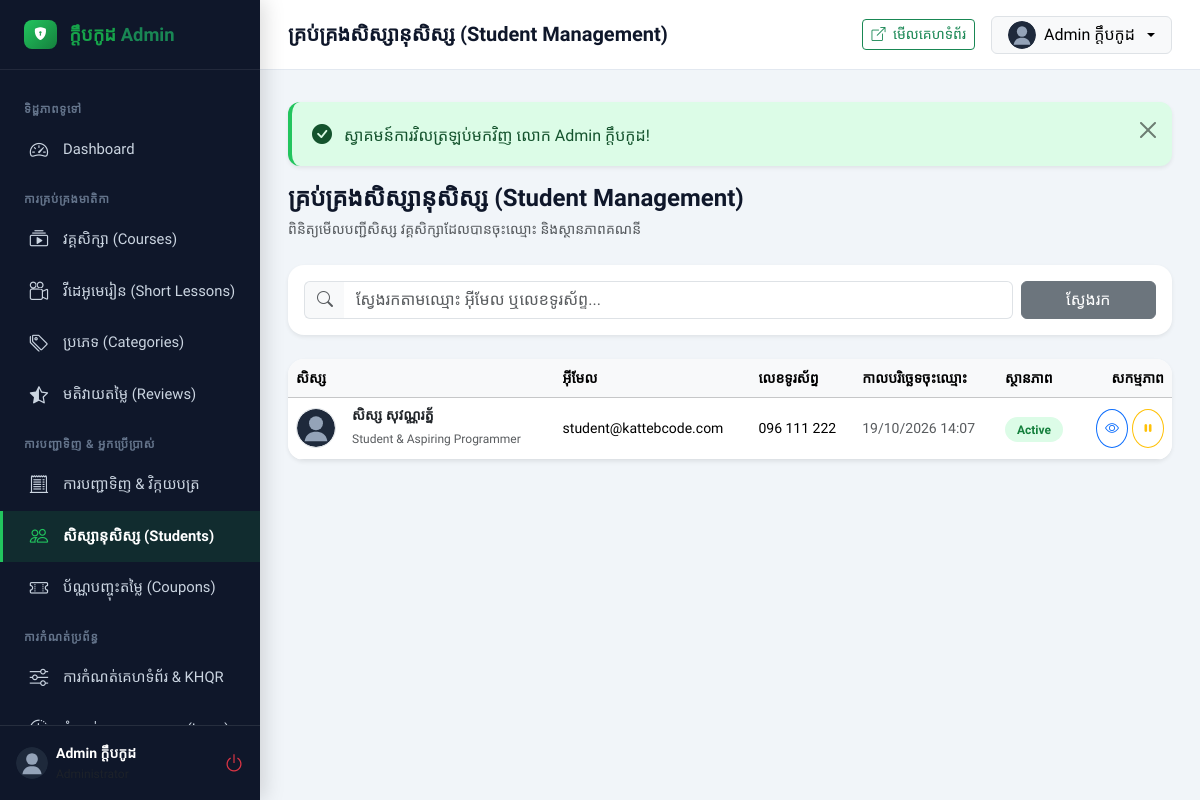
/admin/students (signed in), run on the app's committed database.
### tables this page shows
CREATE TABLE `users` (
    `id` INT UNSIGNED AUTO_INCREMENT PRIMARY KEY,
    `name` VARCHAR(120) NOT NULL,
    `email` VARCHAR(150) NOT NULL UNIQUE,
    `password` VARCHAR(255) NOT NULL,
    `phone` VARCHAR(30) NULL,
    `role` ENUM('student', 'instructor', 'admin') NOT NULL DEFAULT 'student',
    `avatar` VARCHAR(255) NULL,
    `headline` VARCHAR(255) NULL,
    `bio` TEXT NULL,
    `status` ENUM('active', 'inactive') NOT NULL DEFAULT 'active',
    `remember_token` VARCHAR(100) NULL,
    `created_at` TIMESTAMP DEFAULT CURRENT_TIMESTAMP,
    `updated_at` TIMESTAMP DEFAULT CURRENT_TIMESTAMP ON UPDATE CURRENT_TIMESTAMP,
    INDEX `idx_users_role` (`role`),
    INDEX `idx_users_status` (`status`)
);

### app/Views/admin/students/index.php (the view, shortened to what the rows shown need)
<div class="d-flex flex-column flex-md-row justify-content-between align-items-md-center gap-3 mb-4">
    <div>
        <h4 class="fw-bold mb-1">គ្រប់គ្រងសិស្សានុសិស្ស (Student Management)</h4>
        <p class="text-muted small mb-0">ពិនិត្យមើលបញ្ជីសិស្ស វគ្គសិក្សាដែលបានចុះឈ្មោះ និងស្ថានភាពគណនី</p>
    </div>
</div>
<div class="card border-0 shadow-sm rounded-4 p-3 bg-white mb-4">
    <form action="<?= url('/admin/students') ?>" method="GET" class="row g-2">
        <div class="col-md-10">
            <div class="input-group">
                <span class="input-group-text bg-light border-end-0"><i class="bi bi-search text-muted"></i></span>
                <input type="text" name="q" class="form-control border-start-0" placeholder="ស្វែងរកតាមឈ្មោះ អ៊ីមែល ឬលេខទូរស័ព្ទ..." value="<?= e($search) ?>">
            </div>
        </div>
        <div class="col-md-2">
            <button type="submit" class="btn btn-secondary w-100">ស្វែងរក</button>
        </div>
    </form>
</div>
<div class="card border-0 shadow-sm rounded-4 bg-white overflow-hidden">
    <div class="table-responsive">
        <table class="table table-hover align-middle mb-0">
            <thead class="table-light">
                <tr class="small text-muted">
                    <th>សិស្ស</th>
                    <th>អ៊ីមែល</th>
                    <th>លេខទូរស័ព្ទ</th>
                    <th>កាលបរិច្ឆេទចុះឈ្មោះ</th>
                    <th>ស្ថានភាព</th>
                    <th class="text-end">សកម្មភាព</th>
                </tr>
            </thead>
            <tbody>
                <?php if (empty($students)): ?>
                    <tr>
                        <td colspan="6" class="text-center py-5 text-muted">មិនមានសិស្សត្រូវនឹងលក្ខខណ្ឌស្វែងរកឡើយ</td>
                    </tr>
                <?php else: ?>
                    <?php foreach ($students as $s): ?>
                        <tr>
                            <td>
                                <div class="d-flex align-items-center gap-3">
                                    <img src="<?= $s['avatar'] ? uploadUrl($s['avatar']) : asset('images/default-avatar.svg') ?>" class="rounded-circle border" width="40" height="40" style="object-fit: cover;">
                                    <div>
                                        <h6 class="mb-0 fw-bold small text-dark"><?= e($s['name']) ?></h6>
                                        <span class="small text-muted" style="font-size: 0.75rem;"><?= e($s['headline'] ?? 'សិស្ស') ?></span>
                                    </div>
                                </div>
                            </td>
                            <td class="small"><?= e($s['email']) ?></td>
                            <td class="small"><?= e($s['phone'] ?? '-') ?></td>
                            <td class="small text-muted"><?= date('d/m/Y H:i', strtotime($s['created_at'])) ?></td>
                            <td>
                                <span class="badge-status badge-<?= e($s['status']) ?>">
                                    <?= ucfirst($s['status']) ?>
                                </span>
                            </td>
                            <td class="text-end">
                                <a href="<?= url('/admin/students/' . $s['id']) ?>" class="btn btn-sm btn-outline-primary rounded-circle p-2" title="មើលព័ត៌មានលម្អិត">
                                    <i class="bi bi-eye"></i>
                                </a>
                                <form action="<?= url('/admin/students/' . $s['id'] . '/toggle-status') ?>" method="POST" class="d-inline form-confirm-action" data-confirm-message="តើអ្នកប្រាកដជាចង់ប្តូរស្ថានភាពគណនីសិស្សនេះមែនទេ?">
                                    <button type="submit" class="btn btn-sm btn-outline-<?= $s['status'] === 'active' ? 'warning' : 'success' ?> rounded-circle p-2" title="<?= $s['status'] === 'active' ? 'ផ្អាកគណនី' : 'បើកដំណើរការវិញ' ?>">
                                        <i class="bi bi-<?= $s['status'] === 'active' ? 'pause-fill' : 'play-fill' ?>"></i>
                                    </button>
                                </form>
                            </td>
                        </tr>
                    <?php endforeach; ?>
                <?php endif; ?>
            </tbody>
        </table>
    </div>
</div>

### app/Core/Router.php (shortened to what the rows shown need)
<?php
class Router {
    private array $routes = [];
    private array $groupMiddleware = [];
    private string $groupPrefix = '';
    public function group(array $attributes, callable $callback): void {
        $previousPrefix = $this->groupPrefix;
        $previousMiddleware = $this->groupMiddleware;
        if (isset($attributes['prefix'])) {
            $this->groupPrefix = rtrim($this->groupPrefix . '/' . trim($attributes['prefix'], '/'), '/');
        }
        if (isset($attributes['middleware'])) {
            $middlewares = is_array($attributes['middleware']) ? $attributes['middleware'] : [$attributes['middleware']];
            $this->groupMiddleware = array_merge($this->groupMiddleware, $middlewares);
        }
        $this->groupPrefix = $previousPrefix;
        $this->groupMiddleware = $previousMiddleware;
    }
    private function addRoute(string $method, string $path, array|callable $action, array|string $middleware = []): self {
        $fullPath = $this->groupPrefix . '/' . trim($path, '/');
        $fullPath = '/' . trim($fullPath, '/');
        $middlewares = is_array($middleware) ? $middleware : ($middleware ? [$middleware] : []);
        $allMiddlewares = array_merge($this->groupMiddleware, $middlewares);
        $this->routes[] = [
            'method'     => $method,
            'path'       => $fullPath,
            'action'     => $action,
            'middleware' => $allMiddlewares
        ];
        return $this;
    }
    public function dispatch(Request $request): void {
        $method = $request->method();
        $uri = $request->uri();
        foreach ($this->routes as $route) {
            if ($route['method'] !== $method) {
                continue;
            }
            $pattern = preg_replace('/\{([a-zA-Z0-9_]+)\}/', '(?P<$1>[^/]+)', $route['path']);
            $pattern = '#^' . $pattern . '$#';
            if (preg_match($pattern, $uri, $matches)) {
                $params = array_filter($matches, 'is_string', ARRAY_FILTER_USE_KEY);
                foreach ($route['middleware'] as $mw) {
                    $mwInstance = is_string($mw) ? new $mw() : $mw;
                    $result = $mwInstance->handle($request);
                }
                $action = $route['action'];
                if (is_array($action)) {
                    [$controllerClass, $methodName] = $action;
                    $controller = new $controllerClass();
                    call_user_func_array([$controller, $methodName], array_values($params));
                    return;
                }
            }
        }
    }
}

### app/Views/layouts/admin_header.php (shortened to what the rows shown need)
<?php
$currentUser = Auth::user();
$currentUri = parse_url($_SERVER['REQUEST_URI'] ?? '', PHP_URL_PATH);
?>
<!DOCTYPE html>
<html lang="km">
<head>
    <link href="https://cdn.jsdelivr.net/npm/bootstrap@5.3.3/dist/css/bootstrap.min.css" rel="stylesheet">
    <link href="https://cdn.jsdelivr.net/npm/bootstrap-icons@1.11.3/font/bootstrap-icons.min.css" rel="stylesheet">
    <link rel="stylesheet" href="<?= asset('css/style.css') ?>">
    <link rel="stylesheet" href="<?= asset('css/admin.css') ?>">
</head>
<body class="admin-body">
<aside class="admin-sidebar">
    <a href="<?= url('/admin') ?>" class="admin-brand">
        <span class="brand-badge"><i class="bi bi-shield-lock-fill"></i></span>
        <span>ក្តឹបកូដ <span class="text-success">Admin</span></span>
    </a>
    <div class="admin-nav">
        <div class="admin-nav-category">ទិដ្ឋភាពទូទៅ</div>
        <a href="<?= url('/admin') ?>" class="admin-nav-item <?= str_ends_with($currentUri, '/admin') || str_contains($currentUri, '/admin/dashboard') ? 'active' : '' ?>">
            <i class="bi bi-speedometer2"></i> <span>Dashboard</span>
        </a>
        <div class="admin-nav-category">ការគ្រប់គ្រងមាតិកា</div>
        <a href="<?= url('/admin/courses') ?>" class="admin-nav-item <?= str_contains($currentUri, '/admin/courses') && !str_contains($currentUri, '/admin/lessons') ? 'active' : '' ?>">
            <i class="bi bi-collection-play"></i> <span>វគ្គសិក្សា (Courses)</span>
        </a>
        <a href="<?= url('/admin/lessons') ?>" class="admin-nav-item <?= str_contains($currentUri, '/admin/lessons') ? 'active' : '' ?>">
            <i class="bi bi-camera-reels"></i> <span>វីដេអូមេរៀន (Short Lessons)</span>
        </a>
        <a href="<?= url('/admin/categories') ?>" class="admin-nav-item <?= str_contains($currentUri, '/admin/categories') ? 'active' : '' ?>">
            <i class="bi bi-tags"></i> <span>ប្រភេទ (Categories)</span>
        </a>
        <a href="<?= url('/admin/reviews') ?>" class="admin-nav-item <?= str_contains($currentUri, '/admin/reviews') ? 'active' : '' ?>">
            <i class="bi bi-star-half"></i> <span>មតិវាយតម្លៃ (Reviews)</span>
        </a>
        <div class="admin-nav-category">ការបញ្ជាទិញ & អ្នកប្រើប្រាស់</div>
        <a href="<?= url('/admin/orders') ?>" class="admin-nav-item <?= str_contains($currentUri, '/admin/orders') ? 'active' : '' ?>">
            <i class="bi bi-receipt-cutoff"></i> <span>ការបញ្ជាទិញ & វិក្កយបត្រ</span>
        </a>
        <a href="<?= url('/admin/students') ?>" class="admin-nav-item <?= str_contains($currentUri, '/admin/students') ? 'active' : '' ?>">
            <i class="bi bi-people"></i> <span>សិស្សានុសិស្ស (Students)</span>
        </a>
        <a href="<?= url('/admin/coupons') ?>" class="admin-nav-item <?= str_contains($currentUri, '/admin/coupons') ? 'active' : '' ?>">
            <i class="bi bi-ticket-perforated"></i> <span>ប័ណ្ណបញ្ចុះតម្លៃ (Coupons)</span>
        </a>
        <div class="admin-nav-category">ការកំណត់ប្រព័ន្ធ</div>
        <a href="<?= url('/admin/settings') ?>" class="admin-nav-item <?= str_contains($currentUri, '/admin/settings') ? 'active' : '' ?>">
            <i class="bi bi-sliders"></i> <span>ការកំណត់គេហទំព័រ & KHQR</span>
        </a>
        <a href="<?= url('/admin/logs') ?>" class="admin-nav-item <?= str_contains($currentUri, '/admin/logs') ? 'active' : '' ?>">
            <i class="bi bi-clock-history"></i> <span>កំណត់ហេតុសកម្មភាព (Logs)</span>
        </a>
    </div>
    <div class="p-3 border-top border-secondary border-opacity-25 d-flex align-items-center justify-content-between">
        <div class="d-flex align-items-center gap-2 overflow-hidden">
            <img src="<?= asset('images/default-avatar.svg') ?>" class="rounded-circle" width="32" height="32" alt="Admin">
            <div class="text-truncate">
                <div class="small fw-bold text-white text-truncate"><?= e($currentUser['name']) ?></div>
                <div class="text-muted" style="font-size: 0.75rem;">Administrator</div>
            </div>
        </div>
        <a href="<?= url('/logout') ?>" class="text-danger" title="ចាកចេញ"><i class="bi bi-power fs-5"></i></a>
    </div>
</aside>
<div class="admin-main">
    <header class="admin-topbar">
        <div class="d-flex align-items-center gap-3">
            <h5 class="mb-0 fw-bold"><?= e($title ?? 'ផ្ទាំងគ្រប់គ្រង') ?></h5>
        </div>
        <div class="d-flex align-items-center gap-3">
            <a href="<?= url('/') ?>" target="_blank" class="btn btn-sm btn-outline-success">
                <i class="bi bi-box-arrow-up-right me-1"></i> មើលគេហទំព័រ
            </a>
            <div class="dropdown">
                <button class="btn btn-light d-flex align-items-center gap-2 dropdown-toggle py-1 px-3 border" data-bs-toggle="dropdown">
                    <img src="<?= asset('images/default-avatar.svg') ?>" class="rounded-circle" width="28" height="28" alt="Admin">
                    <span><?= e($currentUser['name']) ?></span>
                </button>
            </div>
        </div>
    </header>
    <div class="admin-content-body">
        <?php if (\App\Helpers\Session::hasFlash('success')): ?>
            <div class="alert alert-success alert-dismissible fade show shadow-sm" role="alert">
                <i class="bi bi-check-circle-fill me-2 fs-5"></i>
                <?= e(\App\Helpers\Session::getFlash('success')) ?>
                <button type="button" class="btn-close" data-bs-dismiss="alert"></button>
            </div>
        <?php endif; ?>

### data on the page
users: name "Admin ក្តឹបកូដ"
users: name "សិស្ស សុវណ្ណរត្ន័", headline "Student & Aspiring Programmer", email "student@kattebcode.com", phone "096 111 222", created_at "19/10/2026 14:07", status "Active"
